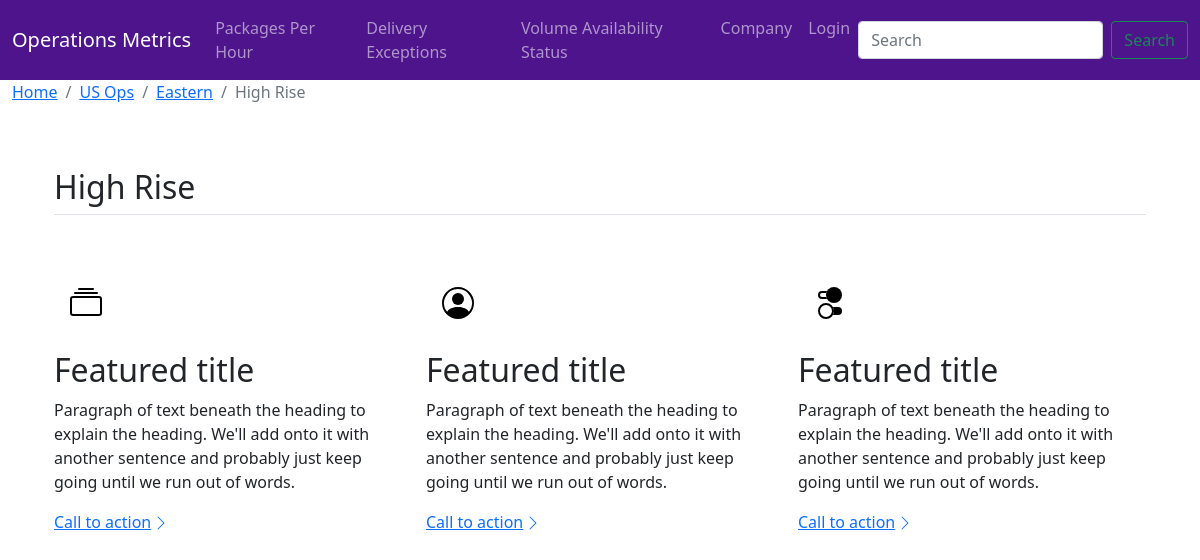
The app's page /district/7 with its own data.
### opMetrics/models.py (models this page shows, shortened)
class District(models.Model):
    region = models.ForeignKey(Region, on_delete=models.CASCADE, null=True, default='')
    name = models.CharField(max_length=15, help_text='Enter District Name.')
    def __str__(self):
        return self.name

class Region(models.Model):
    division = models.ForeignKey(Division, on_delete=models.CASCADE, null=True)
    name = models.CharField(max_length=15, help_text='Region Name', default='')
    def get_absolute_url(self):
        return reverse('region-detail', args=[str(self.id)])
    def __str__(self):
        return self.name

class Division(models.Model):
    company = models.ForeignKey(Company, on_delete=models.CASCADE, null=True)
    name = models.CharField(max_length=10, help_text='Division Name')
    def get_absolute_url(self):
        return reverse('division-detail', args=[str(self.id)])
    def __str__(self):
        return self.name

### opMetrics/views.py (the view, shortened to what this page needs)
# urls.py: path('district/<int:pk>', views.DistrictDetailView.as_view(), name='district-detail'),
class DistrictDetailView(generic.DetailView):
    model = District

### opMetrics/templates/opMetrics/district_detail.html (shortened to what this page needs)
{% extends 'opMetrics/base.html' %}
{% block content %}
{% load static %}
<link href="{% static 'css/features.css' %}" rel="stylesheet" >
<main>
    <div class="container-fluid">
      <nav aria-label="breadcrumb">
        <ol class="breadcrumb">
          <li class="breadcrumb-item"><a href="{% url 'home' %}">Home</a></li>
          <li class="breadcrumb-item"><a href="{{ district.region.division.get_absolute_url }}">{{ district.region.division }}</a></li>
          <li class="breadcrumb-item"><a href="{{ district.region.get_absolute_url }}">{{ district.region }}</a></li>
          <li class="breadcrumb-item active" aria-current="page">{{ district }}</li>
        </ol>
      </nav>
    </div>
<div class="container px-4 py-5" id="districtName">
<h2 class="pb-2 border-bottom">{{ district }}</h2>
<div class="row g-4 py-5 row-cols-1 row-cols-lg-3">
    <div class="feature col">
    <div class="feature-icon d-inline-flex align-items-center justify-content-center text-bg-primary bg-gradient fs-2 mb-3">
        <svg class="bi" width="1em" height="1em"><use xlink:href="#collection"/></svg>
    </div>
    <h3 class="fs-2">Featured title</h3>
    <p>Paragraph of text beneath the heading to explain the heading. We'll add onto it with another sentence and probably just keep going until we run out of words.</p>
    <a href="#" class="icon-link d-inline-flex align-items-center">
        Call to action
        <svg class="bi" width="1em" height="1em"><use xlink:href="#chevron-right"/></svg>
    </a>
    </div>
    <div class="feature col">
    <div class="feature-icon d-inline-flex align-items-center justify-content-center text-bg-primary bg-gradient fs-2 mb-3">
        <svg class="bi" width="1em" height="1em"><use xlink:href="#people-circle"/></svg>
    </div>
    <h3 class="fs-2">Featured title</h3>
    <p>Paragraph of text beneath the heading to explain the heading. We'll add onto it with another sentence and probably just keep going until we run out of words.</p>
    <a href="#" class="icon-link d-inline-flex align-items-center">
        Call to action
        <svg class="bi" width="1em" height="1em"><use xlink:href="#chevron-right"/></svg>
    </a>
    </div>
    <div class="feature col">
    <div class="feature-icon d-inline-flex align-items-center justify-content-center text-bg-primary bg-gradient fs-2 mb-3">
        <svg class="bi" width="1em" height="1em"><use xlink:href="#toggles2"/></svg>
    </div>
    <h3 class="fs-2">Featured title</h3>
    <p>Paragraph of text beneath the heading to explain the heading. We'll add onto it with another sentence and probably just keep going until we run out of words.</p>
    <a href="#" class="icon-link d-inline-flex align-items-center">
        Call to action
        <svg class="bi" width="1em" height="1em"><use xlink:href="#chevron-right"/></svg>
    </a>
    </div>
</div>
</div>
{% endblock %}

### opMetrics/static/css/features.css (style rules this page uses)
.feature-icon { width: 4rem; height: 4rem; border-radius: .75rem; }
.icon-link > .bi { margin-top: .125rem; margin-left: .125rem; fill: currentcolor; transition: transform .25s ease-in-out; }

### records on screen
District: region.division "US Ops", region "Eastern", name "High Rise"
